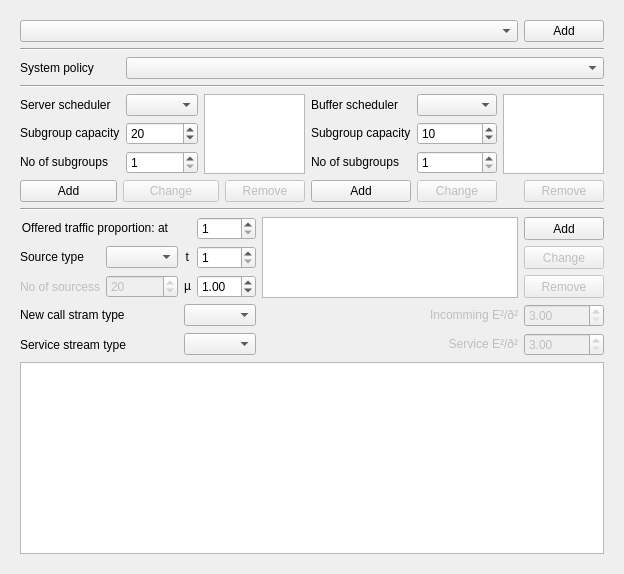
      <widget class="QWidget" name="tabWidgetPage_SystemModel">
       <property name="enabled">
        <bool>true</bool>
       </property>
       <property name="toolTip">
        <string>Model systemu</string>
       </property>
       <property name="statusTip">
        <string>Model systemu</string>
       </property>
       <property name="whatsThis">
        <string extracomment="Model systemu">Model systemu</string>
       </property>
       <property name="accessibleName">
        <string>Model Systemu</string>
       </property>
       <property name="accessibleDescription">
        <string>Model Systemu</string>
       </property>
       <attribute name="title">
        <string>Model of the system</string>
       </attribute>
       <layout class="QHBoxLayout" name="verticalLayoutModel_2">
        <item>
         <widget class="QFrame" name="verticalLayoutModel">
          <property name="enabled">
           <bool>true</bool>
          </property>
          <property name="sizePolicy">
           <sizepolicy hsizetype="Preferred" vsizetype="Preferred">
            <horstretch>1</horstretch>
            <verstretch>1</verstretch>
           </sizepolicy>
          </property>
          <layout class="QVBoxLayout" name="verticalLayout_5" stretch="0,0,0,0,0,0">
           <item>
            <layout class="QHBoxLayout" name="horizontalLayoutPredefinedSystems">
             <item>
              <widget class="QComboBox" name="comboBoxPredefinedSystems">
               <property name="sizePolicy">
                <sizepolicy hsizetype="Minimum" vsizetype="Fixed">
                 <horstretch>0</horstretch>
                 <verstretch>0</verstretch>
                </sizepolicy>
               </property>
              </widget>
             </item>
             <item>
              <widget class="QPushButton" name="pushButtonPredSystemsAdd">
               <property name="sizePolicy">
                <sizepolicy hsizetype="Maximum" vsizetype="Fixed">
                 <horstretch>0</horstretch>
                 <verstretch>0</verstretch>
                </sizepolicy>
               </property>
               <property name="text">
                <string>Add</string>
               </property>
              </widget>
             </item>
            </layout>
           </item>
           <item>
            <widget class="Line" name="line_DdSeparator">
             <property name="orientation">
              <enum>Qt::Horizontal</enum>
             </property>
            </widget>
           </item>
           <item>
            <layout class="QGridLayout" name="gridLayoutModelResourcess">
             <item row="2" column="0">
              <layout class="QHBoxLayout" name="horizontalLayoutGroupChooseAlg"/>
             </item>
             <item row="1" column="0">
              <layout class="QGridLayout" name="gridLayoutModelServer" rowstretch="0,0,0,0,0,0,0" columnstretch="0,0,0,0,0,0">
               <property name="sizeConstraint">
                <enum>QLayout::SetMinAndMaxSize</enum>
               </property>
               <item row="3" column="4">
                <widget class="QSpinBox" name="spinBoxKolejkaPojemnosc">
                 <property name="sizePolicy">
                  <sizepolicy hsizetype="Minimum" vsizetype="Maximum">
                   <horstretch>0</horstretch>
                   <verstretch>0</verstretch>
                  </sizepolicy>
                 </property>
                 <property name="minimum">
                  <number>1</number>
                 </property>
                 <property name="maximum">
                  <number>300</number>
                 </property>
                 <property name="value">
                  <number>10</number>
                 </property>
                </widget>
               </item>
               <item row="4" column="4">
                <widget class="QSpinBox" name="spinBoxKolejkaLiczba">
                 <property name="sizePolicy">
                  <sizepolicy hsizetype="Minimum" vsizetype="Maximum">
                   <horstretch>0</horstretch>
                   <verstretch>0</verstretch>
                  </sizepolicy>
                 </property>
                 <property name="minimum">
                  <number>1</number>
                 </property>
                 <property name="maximum">
                  <number>100</number>
                 </property>
                </widget>
               </item>
               <item row="3" column="0">
                <widget class="QLabel" name="labelPodgrupaPojemnosc">
                 <property name="sizePolicy">
                  <sizepolicy hsizetype="Preferred" vsizetype="Maximum">
                   <horstretch>0</horstretch>
                   <verstretch>0</verstretch>
                  </sizepolicy>
                 </property>
                 <property name="text">
                  <string>Subgroup capacity</string>
                 </property>
                </widget>
               </item>
               <item row="6" column="3">
                <widget class="QPushButton" name="pushButton_kolejkidodaj">
                 <property name="enabled">
                  <bool>true</bool>
                 </property>
                 <property name="text">
                  <string>Add</string>
                 </property>
                </widget>
               </item>
               <item row="4" column="1">
                <widget class="QSpinBox" name="spinBoxPodgrupaLiczba">
                 <property name="sizePolicy">
                  <sizepolicy hsizetype="Minimum" vsizetype="Maximum">
                   <horstretch>0</horstretch>
                   <verstretch>0</verstretch>
                  </sizepolicy>
                 </property>
                 <property name="minimum">
                  <number>1</number>
                 </property>
                 <property name="maximum">
                  <number>100</number>
                 </property>
                </widget>
               </item>
               <item row="6" column="4">
                <widget class="QPushButton" name="pushButton_kolejkiZmien">
                 <property name="enabled">
                  <bool>false</bool>
                 </property>
                 <property name="text">
                  <string>Change</string>
                 </property>
                </widget>
               </item>
               <item row="4" column="0">
                <widget class="QLabel" name="labelPodgrupaLiczba">
                 <property name="sizePolicy">
                  <sizepolicy hsizetype="Preferred" vsizetype="Maximum">
                   <horstretch>0</horstretch>
                   <verstretch>0</verstretch>
                  </sizepolicy>
                 </property>
                 <property name="text">
                  <string>No of subgroups</string>
                 </property>
                </widget>
               </item>
               <item row="6" column="0" colspan="3">
                <layout class="QHBoxLayout" name="horizontalLayoutModelServerListButtons">
                 <property name="sizeConstraint">
                  <enum>QLayout::SetDefaultConstraint</enum>
                 </property>
                 <item>
                  <widget class="QPushButton" name="pushButton_wiazkiDodaj">
                   <property name="text">
                    <string>Add</string>
                   </property>
                  </widget>
                 </item>
                 <item>
                  <widget class="QPushButton" name="pushButton_wiazkiZmien">
                   <property name="enabled">
                    <bool>false</bool>
                   </property>
                   <property name="text">
                    <string>Change</string>
                   </property>
                  </widget>
                 </item>
                 <item>
                  <widget class="QPushButton" name="pushButton_wiazkiUsun">
                   <property name="enabled">
                    <bool>false</bool>
                   </property>
                   <property name="sizePolicy">
                    <sizepolicy hsizetype="Maximum" vsizetype="Fixed">
                     <horstretch>0</horstretch>
                     <verstretch>0</verstretch>
                    </sizepolicy>
                   </property>
                   <property name="layoutDirection">
                    <enum>Qt::RightToLeft</enum>
                   </property>
                   <property name="text">
                    <string>Remove</string>
                   </property>
                  </widget>
                 </item>
                </layout>
               </item>
               <item row="3" column="3">
                <widget class="QLabel" name="labelModelQeueCapacity">
                 <property name="sizePolicy">
                  <sizepolicy hsizetype="Preferred" vsizetype="Maximum">
                   <horstretch>0</horstretch>
                   <verstretch>0</verstretch>
                  </sizepolicy>
                 </property>
                 <property name="text">
                  <string>Subgroup capacity</string>
                 </property>
                </widget>
               </item>
               <item row="3" column="1">
                <widget class="QSpinBox" name="spinBoxPodgrupaPojemnosc">
                 <property name="sizePolicy">
                  <sizepolicy hsizetype="Minimum" vsizetype="Maximum">
                   <horstretch>0</horstretch>
                   <verstretch>0</verstretch>
                  </sizepolicy>
                 </property>
                 <property name="minimum">
                  <number>1</number>
                 </property>
                 <property name="maximum">
                  <number>300</number>
                 </property>
                 <property name="value">
                  <number>20</number>
                 </property>
                </widget>
               </item>
               <item row="4" column="3">
                <widget class="QLabel" name="labelModelQeueNumber">
                 <property name="sizePolicy">
                  <sizepolicy hsizetype="Preferred" vsizetype="Maximum">
                   <horstretch>0</horstretch>
                   <verstretch>0</verstretch>
                  </sizepolicy>
                 </property>
                 <property name="text">
                  <string>No of subgroups</string>
                 </property>
                </widget>
               </item>
               <item row="6" column="5">
                <widget class="QPushButton" name="pushButton_kolejkiUsun">
                 <property name="enabled">
                  <bool>false</bool>
                 </property>
                 <property name="sizePolicy">
                  <sizepolicy hsizetype="Maximum" vsizetype="Fixed">
                   <horstretch>0</horstretch>
                   <verstretch>0</verstretch>
                  </sizepolicy>
                 </property>
                 <property name="layoutDirection">
                  <enum>Qt::RightToLeft</enum>
                 </property>
                 <property name="text">
                  <string>Remove</string>
                 </property>
                </widget>
               </item>
               <item row="2" column="3">
                <widget class="QLabel" name="label_subbufferScheduler">
                 <property name="text">
                  <string>Buffer scheduler</string>
                 </property>
                </widget>
               </item>
               <item row="2" column="4">
                <widget class="QComboBox" name="comboBoxBufferGroupSchedulerAlgorithm"/>
               </item>
               <item row="2" column="5" rowspan="3">
                <widget class="QListWidget" name="listWidgetKolejki">
                 <property name="sizePolicy">
                  <sizepolicy hsizetype="Expanding" vsizetype="Minimum">
                   <horstretch>0</horstretch>
                   <verstretch>0</verstretch>
                  </sizepolicy>
                 </property>
                 <property name="minimumSize">
                  <size>
                   <width>100</width>
                   <height>0</height>
                  </size>
                 </property>
                 <property name="baseSize">
                  <size>
                   <width>0</width>
                   <height>50</height>
                  </size>
                 </property>
                 <property name="sizeAdjustPolicy">
                  <enum>QAbstractScrollArea::AdjustToContentsOnFirstShow</enum>
                 </property>
                </widget>
               </item>
               <item row="2" column="0">
                <widget class="QLabel" name="label_subgroupSchedulerAlgorithm">
                 <property name="text">
                  <string>Server scheduler</string>
                 </property>
                </widget>
               </item>
               <item row="2" column="1">
                <widget class="QComboBox" name="comboBoxServerGroupSchedulerAlgorithm"/>
               </item>
               <item row="2" column="2" rowspan="3">
                <widget class="QListWidget" name="listWidgetWiazki">
                 <property name="sizePolicy">
                  <sizepolicy hsizetype="Expanding" vsizetype="Minimum">
                   <horstretch>0</horstretch>
                   <verstretch>0</verstretch>
                  </sizepolicy>
                 </property>
                 <property name="minimumSize">
                  <size>
                   <width>100</width>
                   <height>0</height>
                  </size>
                 </property>
                 <property name="baseSize">
                  <size>
                   <width>0</width>
                   <height>50</height>
                  </size>
                 </property>
                 <property name="frameShape">
                  <enum>QFrame::StyledPanel</enum>
                 </property>
                 <property name="sizeAdjustPolicy">
                  <enum>QAbstractScrollArea::AdjustToContentsOnFirstShow</enum>
                 </property>
                </widget>
               </item>
               <item row="0" column="0">
                <widget class="QLabel" name="label_systemPolicy">
                 <property name="text">
                  <string>System policy</string>
                 </property>
                </widget>
               </item>
               <item row="0" column="1" colspan="5">
                <widget class="QComboBox" name="comboBoxSystemSchedulerAlgorithm"/>
               </item>
               <item row="1" column="0" colspan="6">
                <widget class="Line" name="line">
                 <property name="orientation">
                  <enum>Qt::Horizontal</enum>
                 </property>
                </widget>
               </item>
              </layout>
             </item>
             <item row="1" column="2">
              <layout class="QGridLayout" name="gridLayoutModelQeue" columnstretch="0">
               <property name="sizeConstraint">
                <enum>QLayout::SetMinAndMaxSize</enum>
               </property>
              </layout>
             </item>
            </layout>
           </item>
           <item>
            <widget class="Line" name="line_ModelSeparator">
             <property name="orientation">
              <enum>Qt::Horizontal</enum>
             </property>
            </widget>
           </item>
           <item>
            <layout class="QGridLayout" name="gridLayoutClasses">
             <property name="verticalSpacing">
              <number>6</number>
             </property>
             <item row="8" column="2" colspan="2">
              <widget class="QComboBox" name="comboBox_CallServStrType"/>
             </item>
             <item row="1" column="5" rowspan="3" colspan="2">
              <widget class="QListWidget" name="listWidgetKlasy">
               <property name="sizePolicy">
                <sizepolicy hsizetype="Expanding" vsizetype="Expanding">
                 <horstretch>0</horstretch>
                 <verstretch>0</verstretch>
                </sizepolicy>
               </property>
               <property name="sizeAdjustPolicy">
                <enum>QAbstractScrollArea::AdjustIgnored</enum>
               </property>
              </widget>
             </item>
             <item row="1" column="7">
              <widget class="QPushButton" name="pushButtonKlasaDodaj">
               <property name="sizePolicy">
                <sizepolicy hsizetype="Minimum" vsizetype="Minimum">
                 <horstretch>0</horstretch>
                 <verstretch>0</verstretch>
                </sizepolicy>
               </property>
               <property name="text">
                <string>Add</string>
               </property>
              </widget>
             </item>
             <item row="2" column="7">
              <widget class="QPushButton" name="pushButtonKlasaZmien">
               <property name="enabled">
                <bool>false</bool>
               </property>
               <property name="sizePolicy">
                <sizepolicy hsizetype="Minimum" vsizetype="Minimum">
                 <horstretch>0</horstretch>
                 <verstretch>0</verstretch>
                </sizepolicy>
               </property>
               <property name="text">
                <string>Change</string>
               </property>
              </widget>
             </item>
             <item row="3" column="7">
              <widget class="QPushButton" name="pushButtonKlasaUsun">
               <property name="enabled">
                <bool>false</bool>
               </property>
               <property name="sizePolicy">
                <sizepolicy hsizetype="Minimum" vsizetype="Minimum">
                 <horstretch>0</horstretch>
                 <verstretch>0</verstretch>
                </sizepolicy>
               </property>
               <property name="layoutDirection">
                <enum>Qt::RightToLeft</enum>
               </property>
               <property name="text">
                <string>Remove</string>
               </property>
              </widget>
             </item>
             <item row="8" column="0" colspan="2">
              <widget class="QLabel" name="label_CallServStreamType">
               <property name="text">
                <string>Service stream type</string>
               </property>
              </widget>
             </item>
             <item row="6" column="0" colspan="2">
              <widget class="QLabel" name="label_NewCallStrType">
               <property name="text">
                <string>&lt;html&gt;&lt;head/&gt;&lt;body&gt;&lt;p&gt;New call stram type&lt;/p&gt;&lt;/body&gt;&lt;/html&gt;</string>
               </property>
              </widget>
             </item>
             <item row="6" column="2" colspan="2">
              <widget class="QComboBox" name="comboBox_NewCallStrType"/>
             </item>
             <item row="6" column="7">
              <widget class="QDoubleSpinBox" name="doubleSpinBoxIncomingExDx">
               <property name="enabled">
                <bool>false</bool>
               </property>
               <property name="sizePolicy">
                <sizepolicy hsizetype="Minimum" vsizetype="Maximum">
                 <horstretch>0</horstretch>
                 <verstretch>0</verstretch>
                </sizepolicy>
               </property>
               <property name="minimum">
                <double>3.000000000000000</double>
               </property>
               <property name="maximum">
                <double>1000.000000000000000</double>
               </property>
               <property name="value">
                <double>3.000000000000000</double>
               </property>
              </widget>
             </item>
             <item row="8" column="7">
              <widget class="QDoubleSpinBox" name="doubleSpinBoxServiceExDx">
               <property name="enabled">
                <bool>false</bool>
               </property>
               <property name="sizePolicy">
                <sizepolicy hsizetype="Minimum" vsizetype="Maximum">
                 <horstretch>0</horstretch>
                 <verstretch>0</verstretch>
                </sizepolicy>
               </property>
               <property name="minimum">
                <double>3.000000000000000</double>
               </property>
               <property name="maximum">
                <double>1000.000000000000000</double>
               </property>
              </widget>
             </item>
             <item row="6" column="5" colspan="2">
              <widget class="QLabel" name="labelClassesIncommingExDx">
               <property name="enabled">
                <bool>false</bool>
               </property>
               <property name="sizePolicy">
                <sizepolicy hsizetype="Minimum" vsizetype="Maximum">
                 <horstretch>0</horstretch>
                 <verstretch>0</verstretch>
                </sizepolicy>
               </property>
               <property name="text">
                <string>Incomming E²/ð²</string>
               </property>
               <property name="alignment">
                <set>Qt::AlignRight|Qt::AlignTrailing|Qt::AlignVCenter</set>
               </property>
              </widget>
             </item>
             <item row="8" column="5" colspan="2">
              <widget class="QLabel" name="labelClassesServiceExDx">
               <property name="enabled">
                <bool>false</bool>
               </property>
               <property name="sizePolicy">
                <sizepolicy hsizetype="Minimum" vsizetype="Maximum">
                 <horstretch>0</horstretch>
                 <verstretch>0</verstretch>
                </sizepolicy>
               </property>
               <property name="text">
                <string>Service E²/ð²</string>
               </property>
               <property name="alignment">
                <set>Qt::AlignRight|Qt::AlignTrailing|Qt::AlignVCenter</set>
               </property>
              </widget>
             </item>
             <item row="1" column="3">
              <widget class="QSpinBox" name="spinBoxClassesAT">
               <property name="sizePolicy">
                <sizepolicy hsizetype="Expanding" vsizetype="Maximum">
                 <horstretch>0</horstretch>
                 <verstretch>0</verstretch>
                </sizepolicy>
               </property>
               <property name="minimum">
                <number>1</number>
               </property>
              </widget>
             </item>
             <item row="2" column="3">
              <widget class="QSpinBox" name="spinBoxClassesT">
               <property name="sizePolicy">
                <sizepolicy hsizetype="Expanding" vsizetype="Maximum">
                 <horstretch>0</horstretch>
                 <verstretch>0</verstretch>
                </sizepolicy>
               </property>
               <property name="minimum">
                <number>1</number>
               </property>
              </widget>
             </item>
             <item row="2" column="2">
              <widget class="QLabel" name="labelKlasyT">
               <property name="sizePolicy">
                <sizepolicy hsizetype="Maximum" vsizetype="Maximum">
                 <horstretch>0</horstretch>
                 <verstretch>0</verstretch>
                </sizepolicy>
               </property>
               <property name="text">
                <string>t</string>
               </property>
               <property name="alignment">
                <set>Qt::AlignRight|Qt::AlignTrailing|Qt::AlignVCenter</set>
               </property>
              </widget>
             </item>
             <item row="3" column="3">
              <widget class="QDoubleSpinBox" name="doubleSpinBoxClassesMu">
               <property name="sizePolicy">
                <sizepolicy hsizetype="Expanding" vsizetype="Maximum">
                 <horstretch>0</horstretch>
                 <verstretch>0</verstretch>
                </sizepolicy>
               </property>
               <property name="value">
                <double>1.000000000000000</double>
               </property>
              </widget>
             </item>
             <item row="3" column="2">
              <widget class="QLabel" name="labelKlasyMu">
               <property name="sizePolicy">
                <sizepolicy hsizetype="Maximum" vsizetype="Maximum">
                 <horstretch>0</horstretch>
                 <verstretch>0</verstretch>
                </sizepolicy>
               </property>
               <property name="text">
                <string>µ</string>
               </property>
               <property name="alignment">
                <set>Qt::AlignRight|Qt::AlignTrailing|Qt::AlignVCenter</set>
               </property>
              </widget>
             </item>
             <item row="3" column="1">
              <widget class="QSpinBox" name="spinBoxClassesSourcess">
               <property name="enabled">
                <bool>false</bool>
               </property>
               <property name="sizePolicy">
                <sizepolicy hsizetype="Minimum" vsizetype="Maximum">
                 <horstretch>0</horstretch>
                 <verstretch>0</verstretch>
                </sizepolicy>
               </property>
               <property name="minimum">
                <number>1</number>
               </property>
               <property name="maximum">
                <number>1000</number>
               </property>
               <property name="singleStep">
                <number>10</number>
               </property>
               <property name="value">
                <number>20</number>
               </property>
              </widget>
             </item>
             <item row="3" column="0">
              <widget class="QLabel" name="labelClassesNumberOfSourcess">
               <property name="enabled">
                <bool>false</bool>
               </property>
               <property name="sizePolicy">
                <sizepolicy hsizetype="Maximum" vsizetype="Preferred">
                 <horstretch>0</horstretch>
                 <verstretch>0</verstretch>
                </sizepolicy>
               </property>
               <property name="text">
                <string>No of sourcess</string>
               </property>
               <property name="alignment">
                <set>Qt::AlignRight|Qt::AlignTrailing|Qt::AlignVCenter</set>
               </property>
              </widget>
             </item>
             <item row="2" column="1">
              <widget class="QComboBox" name="comboBox_SourceType">
               <property name="sizePolicy">
                <sizepolicy hsizetype="MinimumExpanding" vsizetype="Fixed">
                 <horstretch>0</horstretch>
                 <verstretch>0</verstretch>
                </sizepolicy>
               </property>
              </widget>
             </item>
             <item row="2" column="0">
              <widget class="QLabel" name="label_trSrcType">
               <property name="sizePolicy">
                <sizepolicy hsizetype="Maximum" vsizetype="Preferred">
                 <horstretch>0</horstretch>
                 <verstretch>0</verstretch>
                </sizepolicy>
               </property>
               <property name="text">
                <string>&lt;html&gt;&lt;head/&gt;&lt;body&gt;&lt;p&gt;Source type&lt;/p&gt;&lt;/body&gt;&lt;/html&gt;</string>
               </property>
              </widget>
             </item>
             <item row="1" column="0" colspan="3">
              <widget class="QLabel" name="labelKlasyPropAT">
               <property name="sizePolicy">
                <sizepolicy hsizetype="Maximum" vsizetype="Maximum">
                 <horstretch>0</horstretch>
                 <verstretch>0</verstretch>
                </sizepolicy>
               </property>
               <property name="text">
                <string>Offered traffic proportion: at</string>
               </property>
               <property name="alignment">
                <set>Qt::AlignRight|Qt::AlignTrailing|Qt::AlignVCenter</set>
               </property>
              </widget>
             </item>
            </layout>
           </item>
           <item>
            <widget class="QGraphicsView" name="graphicsView"/>
           </item>
          </layout>
         </widget>
        </item>
       </layout>
      </widget>
